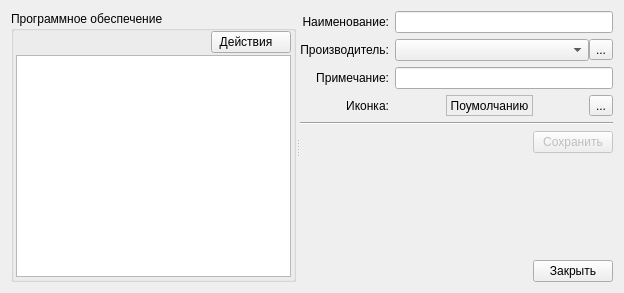
<?xml version="1.0" encoding="UTF-8"?>
<ui version="4.0">
 <class>Po</class>
 <widget class="QWidget" name="Po">
  <property name="geometry">
   <rect>
    <x>0</x>
    <y>0</y>
    <width>624</width>
    <height>293</height>
   </rect>
  </property>
  <property name="windowTitle">
   <string>Программное Обеспечение</string>
  </property>
  <property name="windowIcon">
   <iconset resource="../icons.qrc">
    <normaloff>:/128x128/software/ico/software_128x128.png</normaloff>:/128x128/software/ico/software_128x128.png</iconset>
  </property>
  <layout class="QVBoxLayout" name="verticalLayout_3">
   <item>
    <widget class="QSplitter" name="splitter">
     <property name="orientation">
      <enum>Qt::Horizontal</enum>
     </property>
     <widget class="QGroupBox" name="groupBox">
      <property name="title">
       <string>Программное обеспечение</string>
      </property>
      <layout class="QVBoxLayout" name="verticalLayout">
       <property name="spacing">
        <number>2</number>
       </property>
       <property name="leftMargin">
        <number>2</number>
       </property>
       <property name="topMargin">
        <number>0</number>
       </property>
       <property name="rightMargin">
        <number>2</number>
       </property>
       <property name="bottomMargin">
        <number>2</number>
       </property>
       <item>
        <layout class="QHBoxLayout" name="horizontalLayout_3">
         <item>
          <spacer name="horizontalSpacer">
           <property name="orientation">
            <enum>Qt::Horizontal</enum>
           </property>
           <property name="sizeHint" stdset="0">
            <size>
             <width>40</width>
             <height>20</height>
            </size>
           </property>
          </spacer>
         </item>
         <item>
          <widget class="QPushButton" name="actionsButton">
           <property name="text">
            <string>Действия   </string>
           </property>
           <property name="icon">
            <iconset resource="../icons.qrc">
             <normaloff>:/128x128/software/ico/software_128x128.png</normaloff>:/128x128/software/ico/software_128x128.png</iconset>
           </property>
          </widget>
         </item>
        </layout>
       </item>
       <item>
        <widget class="QTreeView" name="viewPo">
         <property name="contextMenuPolicy">
          <enum>Qt::CustomContextMenu</enum>
         </property>
         <property name="alternatingRowColors">
          <bool>true</bool>
         </property>
        </widget>
       </item>
      </layout>
     </widget>
     <widget class="QWidget" name="layoutWidget">
      <layout class="QVBoxLayout" name="verticalLayout_2">
       <item>
        <layout class="QGridLayout" name="gridLayout">
         <item row="0" column="0">
          <widget class="QLabel" name="label">
           <property name="text">
            <string>Наименование:</string>
           </property>
           <property name="alignment">
            <set>Qt::AlignRight|Qt::AlignTrailing|Qt::AlignVCenter</set>
           </property>
          </widget>
         </item>
         <item row="0" column="1">
          <widget class="QLineEdit" name="namePo"/>
         </item>
         <item row="1" column="0">
          <widget class="QLabel" name="label_2">
           <property name="text">
            <string>Производитель:</string>
           </property>
           <property name="alignment">
            <set>Qt::AlignRight|Qt::AlignTrailing|Qt::AlignVCenter</set>
           </property>
          </widget>
         </item>
         <item row="1" column="1">
          <layout class="QHBoxLayout" name="horizontalLayout">
           <property name="spacing">
            <number>0</number>
           </property>
           <item>
            <widget class="QComboBox" name="producer"/>
           </item>
           <item>
            <widget class="QToolButton" name="editAndSelectProducersButton">
             <property name="enabled">
              <bool>true</bool>
             </property>
             <property name="text">
              <string>...</string>
             </property>
             <property name="icon">
              <iconset resource="../icons.qrc">
               <normaloff>:/128x128/producers/ico/producers_128x128.png</normaloff>:/128x128/producers/ico/producers_128x128.png</iconset>
             </property>
            </widget>
           </item>
          </layout>
         </item>
         <item row="2" column="0">
          <widget class="QLabel" name="label_3">
           <property name="text">
            <string>Примечание:</string>
           </property>
           <property name="alignment">
            <set>Qt::AlignRight|Qt::AlignTrailing|Qt::AlignVCenter</set>
           </property>
          </widget>
         </item>
         <item row="2" column="1">
          <widget class="QLineEdit" name="note"/>
         </item>
         <item row="3" column="0">
          <widget class="QLabel" name="label_5">
           <property name="text">
            <string>Иконка:</string>
           </property>
           <property name="alignment">
            <set>Qt::AlignRight|Qt::AlignTrailing|Qt::AlignVCenter</set>
           </property>
          </widget>
         </item>
         <item row="3" column="1">
          <layout class="QHBoxLayout" name="horizontalLayout_2">
           <item>
            <spacer name="horizontalSpacer_4">
             <property name="orientation">
              <enum>Qt::Horizontal</enum>
             </property>
             <property name="sizeHint" stdset="0">
              <size>
               <width>40</width>
               <height>20</height>
              </size>
             </property>
            </spacer>
           </item>
           <item>
            <widget class="QLabel" name="viewIco">
             <property name="frameShape">
              <enum>QFrame::StyledPanel</enum>
             </property>
             <property name="text">
              <string> Поумолчанию </string>
             </property>
             <property name="scaledContents">
              <bool>true</bool>
             </property>
             <property name="alignment">
              <set>Qt::AlignCenter</set>
             </property>
            </widget>
           </item>
           <item>
            <spacer name="horizontalSpacer_5">
             <property name="orientation">
              <enum>Qt::Horizontal</enum>
             </property>
             <property name="sizeHint" stdset="0">
              <size>
               <width>40</width>
               <height>20</height>
              </size>
             </property>
            </spacer>
           </item>
           <item>
            <widget class="QToolButton" name="editIcoButton">
             <property name="enabled">
              <bool>true</bool>
             </property>
             <property name="text">
              <string>...</string>
             </property>
             <property name="icon">
              <iconset resource="../icons.qrc">
               <normaloff>:/16x16/edit/ico/edit_16x16.png</normaloff>:/16x16/edit/ico/edit_16x16.png</iconset>
             </property>
            </widget>
           </item>
          </layout>
         </item>
        </layout>
       </item>
       <item>
        <widget class="Line" name="line">
         <property name="orientation">
          <enum>Qt::Horizontal</enum>
         </property>
        </widget>
       </item>
       <item>
        <layout class="QHBoxLayout" name="horizontalLayout_4">
         <item>
          <spacer name="horizontalSpacer_2">
           <property name="orientation">
            <enum>Qt::Horizontal</enum>
           </property>
           <property name="sizeHint" stdset="0">
            <size>
             <width>40</width>
             <height>20</height>
            </size>
           </property>
          </spacer>
         </item>
         <item>
          <widget class="QPushButton" name="saveButton">
           <property name="enabled">
            <bool>false</bool>
           </property>
           <property name="text">
            <string>Сохранить</string>
           </property>
           <property name="icon">
            <iconset resource="../icons.qrc">
             <normaloff>:/16x16/save/ico/filesaveas_16x16.png</normaloff>:/16x16/save/ico/filesaveas_16x16.png</iconset>
           </property>
          </widget>
         </item>
        </layout>
       </item>
       <item>
        <spacer name="verticalSpacer">
         <property name="orientation">
          <enum>Qt::Vertical</enum>
         </property>
         <property name="sizeHint" stdset="0">
          <size>
           <width>20</width>
           <height>40</height>
          </size>
         </property>
        </spacer>
       </item>
       <item>
        <layout class="QHBoxLayout" name="horizontalLayout_5">
         <item>
          <spacer name="horizontalSpacer_3">
           <property name="orientation">
            <enum>Qt::Horizontal</enum>
           </property>
           <property name="sizeHint" stdset="0">
            <size>
             <width>40</width>
             <height>20</height>
            </size>
           </property>
          </spacer>
         </item>
         <item>
          <widget class="QPushButton" name="closeButton">
           <property name="text">
            <string>Закрыть</string>
           </property>
           <property name="icon">
            <iconset resource="../icons.qrc">
             <normaloff>:/16x16/cancelDel/ico/button_cancel_16x16 (1).png</normaloff>:/16x16/cancelDel/ico/button_cancel_16x16 (1).png</iconset>
           </property>
          </widget>
         </item>
        </layout>
       </item>
      </layout>
     </widget>
    </widget>
   </item>
  </layout>
  <action name="actionAddGroup">
   <property name="icon">
    <iconset resource="../icons.qrc">
     <normaloff>:/16x16/add/ico/add_16x16.png</normaloff>:/16x16/add/ico/add_16x16.png</iconset>
   </property>
   <property name="text">
    <string>Добавить группу</string>
   </property>
   <property name="toolTip">
    <string>Добавить группу</string>
   </property>
  </action>
  <action name="actionAddSubGroup">
   <property name="icon">
    <iconset resource="../icons.qrc">
     <normaloff>:/16x16/add/ico/add_16x16.png</normaloff>:/16x16/add/ico/add_16x16.png</iconset>
   </property>
   <property name="text">
    <string>Добавить подгруппу</string>
   </property>
   <property name="toolTip">
    <string>Добавить подгруппу</string>
   </property>
  </action>
  <action name="actionAddPo">
   <property name="icon">
    <iconset resource="../icons.qrc">
     <normaloff>:/16x16/add/ico/add_16x16.png</normaloff>:/16x16/add/ico/add_16x16.png</iconset>
   </property>
   <property name="text">
    <string>Добавить ПО</string>
   </property>
   <property name="toolTip">
    <string>Добавить ПО</string>
   </property>
  </action>
  <action name="actionDel">
   <property name="icon">
    <iconset resource="../icons.qrc">
     <normaloff>:/16x16/cancelDel/ico/del_16x16.png</normaloff>:/16x16/cancelDel/ico/del_16x16.png</iconset>
   </property>
   <property name="text">
    <string>Удалить</string>
   </property>
   <property name="toolTip">
    <string>Удалить</string>
   </property>
  </action>
  <action name="actionMove">
   <property name="icon">
    <iconset resource="../icons.qrc">
     <normaloff>:/16x16/move/ico/move_16x16.png</normaloff>:/16x16/move/ico/move_16x16.png</iconset>
   </property>
   <property name="text">
    <string>Переместить</string>
   </property>
   <property name="toolTip">
    <string>Переместить</string>
   </property>
  </action>
 </widget>
 <resources>
  <include location="../icons.qrc"/>
 </resources>
 <connections/>
</ui>
